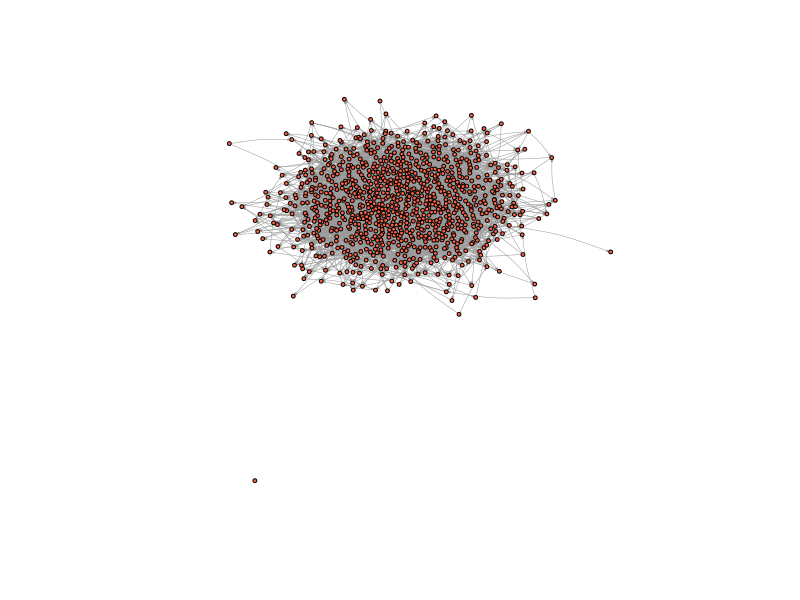
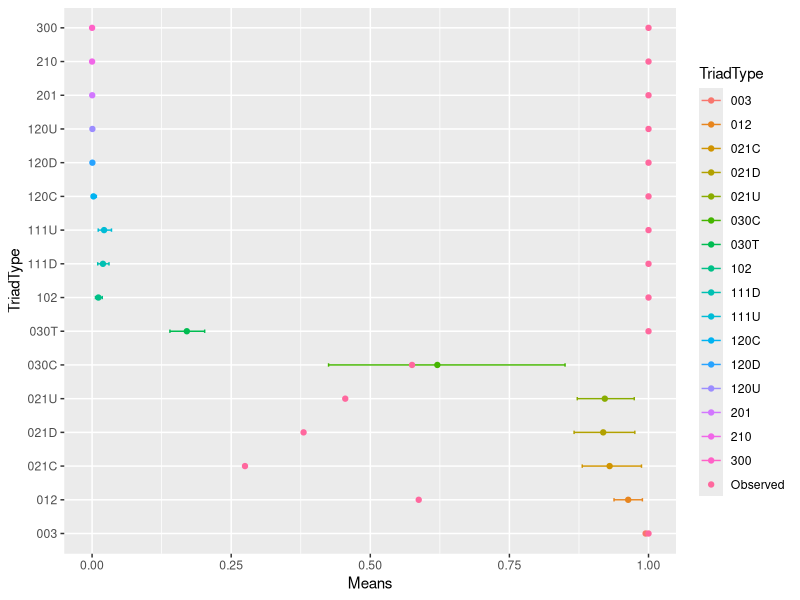
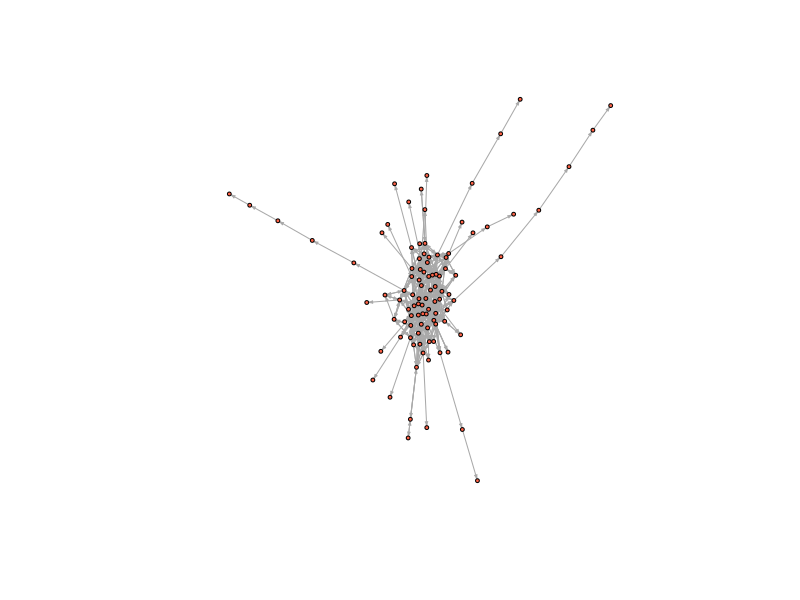

Write the R code that produced these figures, in order.
#!/usr/bin/env Rscript
######################################################################
# @author      : Linus Fernandes (linusfernandes at gmail dot com)
# @file        : comm59
# @created     : Saturday Oct 28, 2023 21:24:42 IST
#
# @description :
######################################################################
library(ggplot2)
# First read in igraph
library(igraph)
# read in the edge list from our github
el <- read.table("comm59.csv", header = T)
print(str(el))
# Read in attributes from our github
attributes <- read.table("comm59_att.csv", header = T)
print(str(attributes))
# add an ID column
attributes$ID <- 1:nrow(attributes)

# Indexing data so that you only put in certain columns
# We will ignore the ranking variable for now.
el_no_weight <- el[,1:2]
# igraph requires a matrix
el_no_weight <- as.matrix(el_no_weight)

# convert ids to characters so they are preserved as names
el_no_weight[,1] <- as.character(el_no_weight[,1])
el_no_weight[,2] <- as.character(el_no_weight[,2])

# Graph the network
net59 <- graph.edgelist(el_no_weight, directed = T)
# Finally, add attributes
# First link vertex names to their place in the attribute dataset
linked_ids <- match(V(net59)$name, attributes$ID)
# Then we can use that to assign a variable to each user in the network
print(gorder(net59))
print(length(attributes$race[linked_ids]))
V(net59)$race <- attributes$race[linked_ids]
V(net59)$sex <- attributes$sex[linked_ids]
V(net59)$grade <- attributes$grade[linked_ids]
V(net59)$school <- attributes$school[linked_ids]
print(net59)
print("Graph density: ")
print(graph.density(net59))
print("Graph reciprocity: ")
print(reciprocity(net59))
net59_n <- gorder(net59)
net59_density <- graph.density(net59)
# where n is the number of nodes, p.or.m is the probability of drawing an edge, directed is whether the network is directed or not
random_graph <- erdos.renyi.game(n = net59_n, p.or.m = net59_density, directed = TRUE)
plot(random_graph,
    vertex.size = 2,
    vertex.label = NA,
    edge.curved = .1,
    vertex.color = "tomato",
    edge.arrow.size = .1,
    edge.width = .5,
    edge.color = "grey60")
print("Random Graph reciprocity: ")
print(reciprocity(random_graph))
print(triad.census(net59))
print(triad.census(random_graph))

# this creates a list with 100 spaces to store things.  We will store each result here.
trial <- vector("list", 100)

for ( i in 1:length(trial) ){
  random_graph <- erdos.renyi.game(n = net59_n, p.or.m = net59_density, directed = TRUE)
  # We assign to the ith space the result. So for the first iteration, it will assign the result to the first space in the list
  trial[[i]] <- triad.census(random_graph)
}

# We can use the do.call and "rbind" functions together to combine all of the results into a matrix, where each row is one of our trials
trial_df <- do.call("rbind", trial)

colnames(trial_df) <- c("003", "012", "102", "021D", "021U", "021C", "111D", "111U", "030T", "030C", "201", "120D", "120U", "120C", "210", "300") # It is worth naming the columns too.

# add in the observed results
trial_df_w_observed <- rbind(trial_df, as.numeric(triad.census(net59)))

# First, standardize all of the columns by dividing each of their values by the largest value in that column, so that each will be on a similar scale (0 to 1), we can visualize them meaningfully
trial_df_w_observed <- as.data.frame(trial_df_w_observed)

trial_df_w_observed[,1:ncol(trial_df_w_observed)] <- sapply(trial_df_w_observed[,1:length(trial_df_w_observed)], function(x) x/max(x))

# Then split the observed from the simulation results
trial_df <- as.data.frame(trial_df_w_observed[1:100,])
observed <- as.numeric(trial_df_w_observed[101,])

# Summarize the simulation results and add the observed data set back in for comparison
summarized_stats <- data.frame(TriadType = colnames(trial_df),
                                Means = sapply(trial_df, mean),
                                LowerCI = sapply(trial_df, function(x) quantile(x, 0.05)),
                                UpperCI = sapply(trial_df, function(x) quantile(x, 0.95)),
                                Observed = observed)

print(summarized_stats)

ggplot(summarized_stats) +
    geom_point(aes(x=TriadType, y=Means, colour=TriadType)) +
    geom_errorbar(aes(x = TriadType, ymin=LowerCI, ymax=UpperCI, colour=TriadType), width=.1) +
    geom_point(aes(x=TriadType, y=Observed, colour="Observed")) +
    coord_flip()

# producing a tau statistic
weighting_scheme <- c(0,0,0,1,1,-1,0,0,1,0,0,1,1,0,0,0)
sum(triad.census(net59) * weighting_scheme)

# banning tryads
# A basic function which prevents the formation of specified triads in a random graph simulation
banning_triads_game = function(n = 100, porm = .05, banned = c(2), sim_max = 1000000, probrecip = .5){

  if(any(c(1) %in% banned)){
    # Stops the simulation if the user tried to bad 003 or 012 triads
    stop("Can't ban 003s")
  }

  # calculates the desired number of edges according to the N and Porm parameters
  num_edges = round(n*(n-1)*porm, 2)

  net = make_empty_graph(n = n, directed = TRUE) # initializes an empty network

  edge_count = 0
  sim_count = 0

  # Begins a loop, which ends once the requisite number of edges is reached.
  while(edge_count < num_edges){

    # This part samples two nodes, checks whether the two sampled nodes are the same node, and whether an edge is already present in the network between these nodes

    uniq = TRUE
    edge_present = TRUE
    while(uniq == TRUE | edge_present == TRUE){
      edge_id = sample(1:n, 2, replace = T)
      uniq = edge_id[1] == edge_id[2]
      reciprocated = sample(c(FALSE, TRUE), 1, prob = c(1-probrecip, probrecip))
      edge_present_1 = are.connected(net, edge_id[1], edge_id[2])
      if (reciprocated){
        edge_present_2 = are.connected(net, edge_id[2], edge_id[1])
        edge_present = edge_present_1|edge_present_2
      } else {
        edge_present = edge_present_1
      }
    }

    # Calculates the traid census for the network before adding an edge
    before = triad.census(net)
    # Adds in the edge
    net_new = net + edge(edge_id)
    if(reciprocated){
      edge_id_rev = edge_id[2:1]
      net_new = net_new + edge(edge_id_rev) # Adds in the edge
    }
    # Calculates the triad census again
    after = triad.census(net_new)
    # Checks to see how much the triad census changed
    triad_diff = after - before

    if(all(triad_diff[banned] == 0)){
      # If the banned triads still aren't observed, then the new network is accepted.
      net = net_new
    }

    # number of edges updated
    edge_count = ecount(net)
    # Simulation count updated
    sim_count = sim_count + 1
    if(sim_count > sim_max){
      print("Warning: Failed to converge, banned triads may be incompatible") # exits simulation if simulation max count is exceeded
      return(net)
    }
  }
  # Returns the simulated network
  return(net)
}

no_cycles = banning_triads_game(banned = c(4,5,7))
triad_census(no_cycles)

plot(no_cycles, vertex.size = 2, vertex.label = NA, vertex.color = "tomato", edge.arrow.size = .2)
